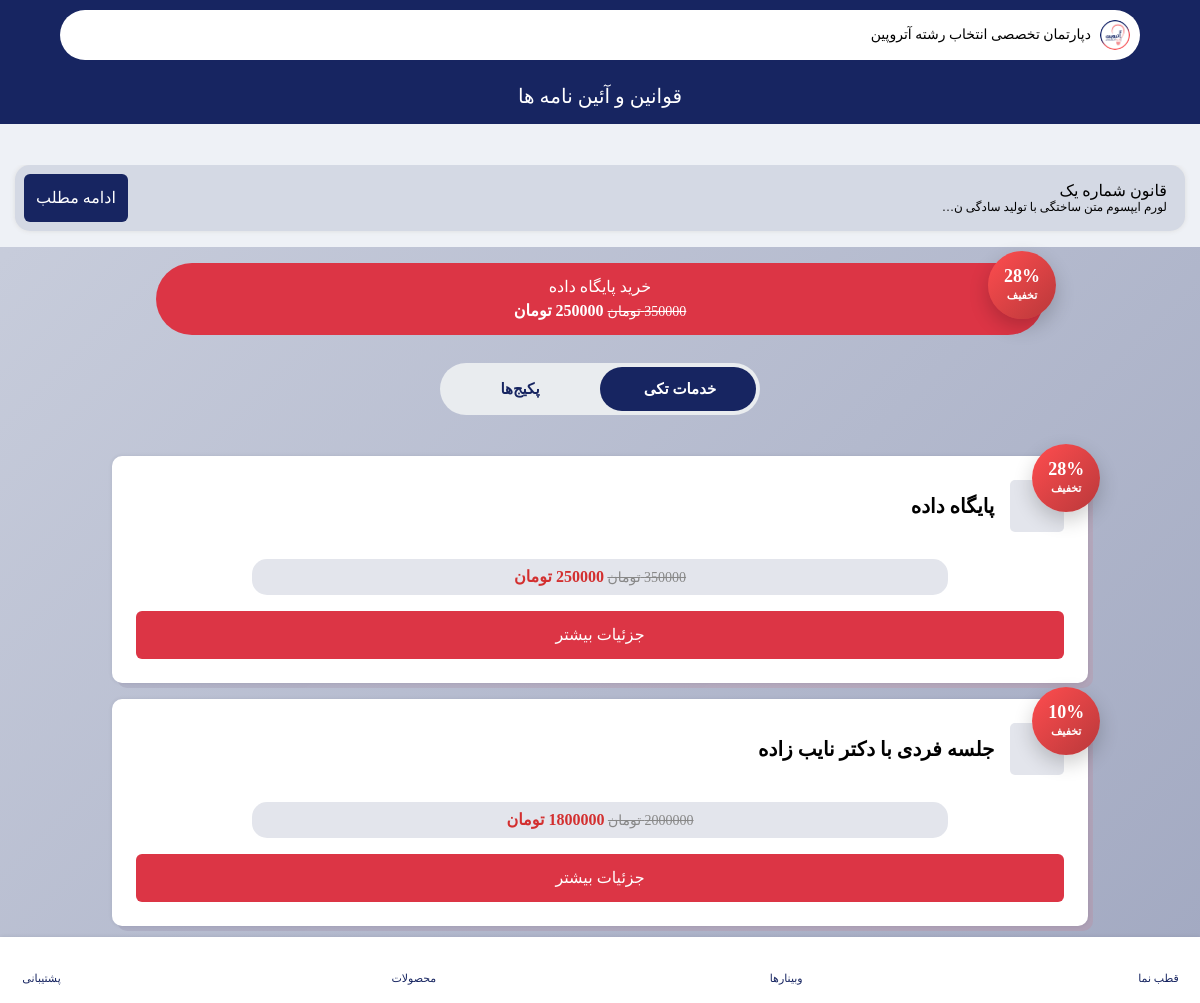
The page /rule/ on the database its author committed.
### pages/models.py (models this page shows)
class Rule(models.Model):
    title = models.CharField(
        max_length=200,
        verbose_name="عنوان"
    )
    description = CKEditor5Field(
        "معرفی و توضیحات",
        config_name="default",
        null=True,
        blank=True
    )
    image = models.ImageField(
        upload_to="rules/",
        verbose_name="تصویر",
        null=True,
        blank=True
    )
    class Meta:
        verbose_name = "قانون"
        verbose_name_plural = "قوانین"
        ordering = ["-id"]

### payments/models.py (models this page shows, shortened)
class Package(models.Model):
    SERVICE_CHOICES = (
        ("1", "جلسه فردی با دکتر نایب زاده"),
        ("2", "جلسه فردی با دکتر جهان‌تیغ"),
        ("3", "تحلیل شخصیت"),
        ("4", "تعیین شانس قبولی"),
        ("5", "پایگاه داده"),
    )
    TYPE_CHOICES = (
        ("1", "برنزی"),
        ("2", "نقره ایی"),
        ("3", "طلایی"),
    )
    name = models.CharField(
        max_length=200,
        verbose_name="نام"
    )
    service = MultiSelectField(
        max_length=100,
        choices=SERVICE_CHOICES,
        verbose_name="خدمات"
    )
    type = models.CharField(
        max_length=1,
        choices=TYPE_CHOICES,
        verbose_name="نوع پکیج"
    )
    content = CKEditor5Field(
        "معرفی و توضیحات",
        config_name="default",
        null=True,
        blank=True
    )
    price_before_discount = models.DecimalField(
        max_digits=12,
        decimal_places=0,
        verbose_name="قیمت قبل از تخفیف (اختیاری)",
        null=True,
        blank=True
    )
    total_price = models.DecimalField(
        max_digits=12,
        decimal_places=0,
        verbose_name="قیمت به تومان"
    )
    is_public = models.BooleanField(
        default=True,
        verbose_name="نمایش عمومی"
    )
    @property
    def discount_percent(self):
        if self.price_before_discount and self.price_before_discount > self.total_price:
            return int(
                (self.price_before_discount - self.total_price)
                / self.price_before_discount * 100
            )
        return 0
    def service_labels(self):
        choices = dict(self.SERVICE_CHOICES)
        return [choices[s] for s in self.service]
    class Meta:
        verbose_name = "پلن"
        verbose_name_plural = "پلن ها"
        ordering = ["-id"]

### pages/views.py (the view)
# urls.py: path('rule/', rule, name='rule'),
def rule(request):
    rules = Rule.objects.all()
    packages = Package.objects.filter(is_public=True)
    single_service_packages = [
        p for p in packages
        if len(p.service) == 1
    ]
    multi_service_packages = [
        p for p in packages
        if len(p.service) != 1
    ]
    context = {
        "title": "قوانین و آئین نامه ها",
        "rules": rules,
        "single_service_packages": single_service_packages,
        "multi_service_packages": multi_service_packages,
    }
    return render(request, 'pages/rule.html', context)

### pages/views.py (called while the page is built, shortened)
def global_context(request):
    has_database_service = False
    wallet = False
    nayeb_link = Consultant.objects.filter(
        user__last_name="نایب زاده"
    ).first()
    try:
        nayeb_consultant_open = User.objects.filter(id=73).first().user_consultant.show_schedules
        jahan_consultant_open = User.objects.filter(id=74).first().user_consultant.show_schedules
    except:
        nayeb_consultant_open = False
        jahan_consultant_open = False
    return {
        "has_database_service": has_database_service,
        "nayeb_link": nayeb_link,
        "wallet": wallet,
        "nayeb_consultant_open": nayeb_consultant_open,
        "jahan_consultant_open": jahan_consultant_open,
    }

### templates/pages/rule.html (shortened to what this page needs)
{% extends 'bases/learning.html' %}
{% load static %}
{% block header %}
<header class="main-header learning-header">
    <div class="custom-container">
        <div class="row">
            <div class="col-12">
                {% include 'includes/top-header.html' %}
            </div>
        </div>
        <div class="header-bottom header-bottom-2 mt-4 pb-3">
            <h2 class="fw-500 text-white w-100" style="text-align: center;">{{ title }}</h2>
        </div>
    </div>
</header>
{% endblock %}
{% block content %}
{% if rules %}
<div class="top-instructors-section section-t-space  mt-3">
    <div class="instructors-box">
        <ul class="instructors-list px-15"
            style="display: flex; flex-direction: column; max-height: 300px; overflow-y: scroll;">
            {% for rule in rules %}
            <li class="w-100" style="box-shadow: 0 0 5px gainsboro; border-radius: 15px; background-color: #1725611e;">
                <a href="{% url 'rule_introduction' rule.id %}" class="my-card" style="justify-content: space-between;">
                    <div style="display: flex; justify-content: center; align-items: center;">
                        <div class="instructors-detail my-card-title">
                            <h4>{{ rule.title }}</h4>
                            <h6>{{ rule.description|striptags|truncatechars:40 }}</h6>
                        </div>
                    </div>
                    <div style="display: flex; justify-content: center; align-items: center;">
                        <div class="instructors-detail my-card-title">
                            <button class="btn" style="background-color: #172561; color: #fff;">ادامه مطلب</button>
                        </div>
                    </div>
                </a>
            </li>
            {% endfor %}
        </ul>
    </div>
</div>
{% endif %}
{% include 'includes/packages.html' %}
{% endblock %}

### templates/includes/packages.html (shortened to what this page needs)
<div class="py-3 px-2 my-2" style="background: linear-gradient(135deg, rgba(23,37,97,.18) 0%, rgba(23,37,97,.35) 100%);">
    {% for single_service_package in single_service_packages %}
    {% if '5' in single_service_package.service and not 'compass' in request.path %}
    {% if not 'choice-introduction' in request.path %}
        {% if not has_database_service %}
        <div class="w-100 d-flex justify-content-center">
            <a href="{% url 'payment_view' single_service_package.id %}" style="position: relative; overflow: visible; border-radius: 40px;" class="btn btn-danger mb-2 w-75">
                <div class="discount-badge-round">
                    {% if single_service_package.discount_percent %}
                    <span>{{ single_service_package.discount_percent }}%</span>
                    <small>تخفیف</small>
                    {% endif %}
                </div>
                <div>
                    <span style="color: #ffffff;">خرید پایگاه داده</span>
                    <br>
                    {% if single_service_package.price_before_discount %}
                        <span class="old-price" style="color: #ffffff;">
                            {{ single_service_package.price_before_discount }} تومان
                        </span>
                    {% endif %}
                    <span class="new-price" style="color: #ffffff;">
                        {{ single_service_package.total_price }} تومان
                    </span>
                </div>
            </a >
        </div>
        {% endif %}
    {% endif %}
    {% endif %}
    {% endfor %}
    <div class="package-switch">
        <button id="singleBtn" class="active">خدمات تکی</button>
        <button id="multiBtn">پکیج‌ها</button>
        <div class="switch-bg"></div>
    </div>
    {% if single_service_packages %}
    <section id="singlePackages" class="section-t-space continue-reading-section" style="width: 85%; margin: auto;">
        <div class="">
            <div class="swiper slider-1 px-15 reading-slider" style="position: relative; overflow: visible;">
                <div class="">
                    {% for single_service_package in single_service_packages %}
                    {% if not has_database_service %}
                    <div class="swiper-slide mt-3">
                        <a class="reading-list"
                        {% if "5" in single_service_package.service %}
                        href="{% url 'data_introduction' 1 %}"
                        {% elif "2" in single_service_package.service %}
                        href="{% url 'choice_introduction' %}?all_consultants=no"
                        {% elif "1" in single_service_package.service and nayeb_link %}
                        href="{% url 'consultant_show' nayeb_link.user.id %}"
                        {% else %}
                        href="#"
                        {% endif %}>
                            <div class="reading-box p-4" style="position: relative; overflow: visible;">
                                {% if single_service_package.discount_percent %}
                                <div class="discount-badge-round">
                                    <span>{{ single_service_package.discount_percent }}%</span>
                                    <small>تخفیف</small>
                                </div>
                                {% endif %}
                                <div class="reading-detail d-grid">
                                    <div class="d-flex gap-3" style="align-items: center;">
                                        <div class="reading-image"
                                            style="display: flex; justify-content: center; align-items: center; background-color: #1725611e;">
                                            <i class="ri-inbox-line" style="font-size: 50px;"></i>
                                        </div>
                                        <div class="reading-name">
                                            <h2 class="new-text-black">
                                                {{ single_service_package.get_service_display }}
                                            </h2>
                                        </div>
                                    </div>
                                    <h5 class="p-2 w-75"
                                        style="background-color: #1725611e; color: #172561; margin: auto !important; border-radius: 15px; text-align: center; margin-top: 15px !important;">
                                        {% if single_service_package.price_before_discount %}
                                            <span class="old-price">
                                                {{ single_service_package.price_before_discount }} تومان
                                            </span>
                                        {% endif %}
                                        <span class="new-price">
                                            {{ single_service_package.total_price }} تومان
                                        </span>
                                    </h5>
                                </div>
                                <button class="btn btn-danger mt-3 d-flex justify-content-center">
                                    جزئیات بیشتر
                                </button>
                            </div>
                        </a>
                    </div>
                    {% endif %}
                    {% endfor %}
                </div>
            </div>
        </div>
    </section>
    {% endif %}
</div>

### templates/bases/learning.html (style rules this page uses)
.discount-badge-round { position:absolute; top:-12px; right:-12px; width:68px; height:68px; border-radius:50%; background:linear-gradient(135deg,#ff4d4f,#b9383a); color:#fff; display:flex; flex-direction:column; justify-content:center; align-items:center; box-shadow:0 8px 20px rgba(0,0,0,.2); font-weight:bold; }
.discount-badge-round span { font-size:18px; line-height:1; }
.discount-badge-round small { font-size:11px; margin-top:2px; }
.old-price { color:#888; text-decoration:line-through; font-size:14px; }
.new-price { color:#d32f2f; font-size:16px; font-weight:700; }

### templates/pages/rule.html (style rules this page uses)
.package-switch { position: relative; display: flex; width: 320px; margin: 20px auto; margin-bottom: 0; background: #e9ecef; border-radius: 40px; overflow: hidden; height: 52px; }
.package-switch button { flex: 1; border: none; background: transparent; z-index: 2; cursor: pointer; font-size: 15px; font-weight: 600; color: #172561; transition: .3s; }
.package-switch button.active { color: #fff; }
.switch-bg { position: absolute; top: 4px; right: 4px; width: calc(50% - 4px); height: 44px; background: #172561; border-radius: 30px; transition: .35s; }

### rows shown on the page
Rule: title "قانون شماره یک", description "لورم ایپسوم متن ساختگی با تولید سادگی ن…"
Package: discount_percent "28", price_before_discount "350000", total_price "250000", service "پایگاه داده"
Package: discount_percent "10", service "جلسه فردی با دکتر نایب زاده", price_before_discount "2000000", total_price "1800000"

### other values the page prints
{{ title }} "قوانین و آئین نامه ها"
